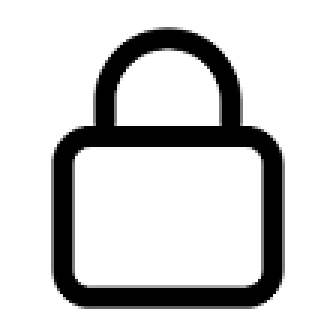
#> input picture lock.png, 112 x 112 px (shown 3 times larger)
$ python DCT-Image.py
#> lines starting #> are read from the running program, lines starting #| are printed output that depends on the picture; after the words box and inside, x2 and y2 are one past the last pixel; in counts of white or black regions, pixels touching at a corner belong together
import math
# import cv2
import numpy as np
import matplotlib.pyplot as plt
from PIL import Image
from scipy.io import wavfile
from scipy.fftpack import dct,idct
import random

def DCT(data):
    dct_audio = dct(data,norm ='ortho')
    return dct_audio

def iDCT(data):
    idct_audio = idct(data,norm ='ortho')
    return idct_audio

# [113 lines left out: functions dct_embed, idct_embed, dct_extract, setLastBit, getLastBit, splitFloat and 1 more, not called in this run]

if __name__ == '__main__':
    root = ".."

    resultList = random.sample(range(0, 100000), 112*112)

    frames = 100

    img2 = Image.open("lock.png")
#> img2 is the input picture: PIL image 112x112 RGBA; mean R, G, B, A 210.4, 210.4, 210.4, 255
    img = img2.convert('1')
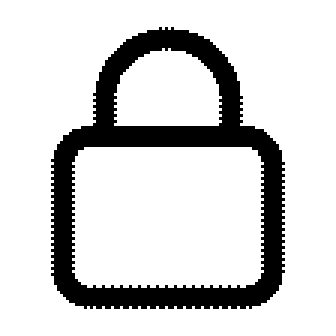
#> img: PIL image 112x112 1 (shown 3 times larger); 82.5% white; 1 black region, box (x1, y1, x2, y2) and area: (17, 9, 95, 103) 2196

#> (the run stopped early here; a loop or call above may not have finished)

$ run again, with buddy_19s.jpg saved as lock.png
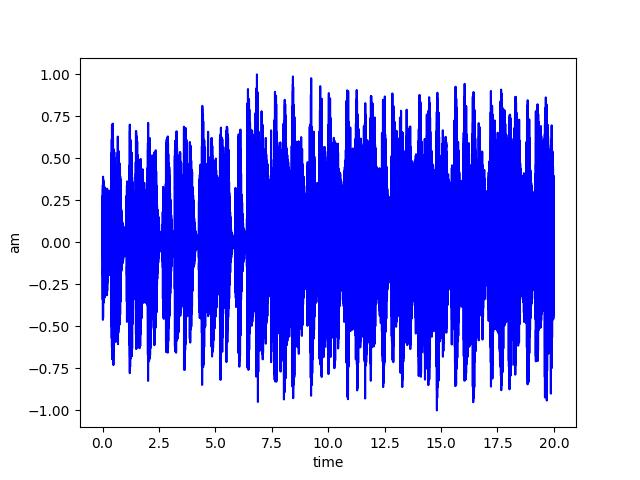
#> input picture buddy_19s.jpg, 640 x 480 px
#> img2 is the input picture: PIL image 640x480 RGB; mean R, G, B 173.1, 173.2, 247.4
#> `img = img2.convert('1')`:
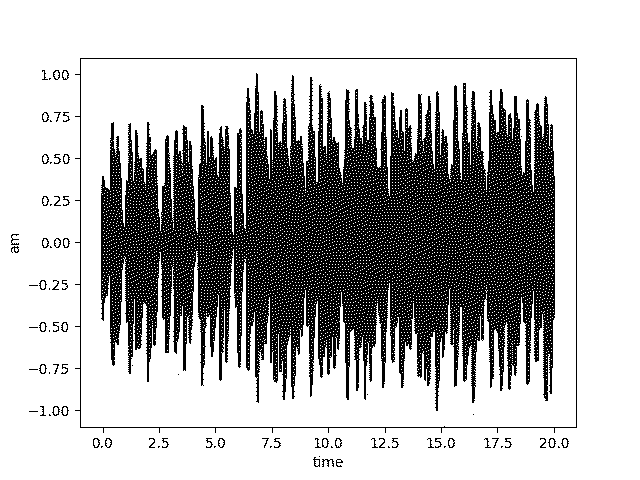
#> img: PIL image 640x480 1; 71.1% white; black in thin lines or dots, all inside (x1, y1, x2, y2) = (11, 58, 577, 467)

$ run again, with piano_3s.jpg saved as lock.png
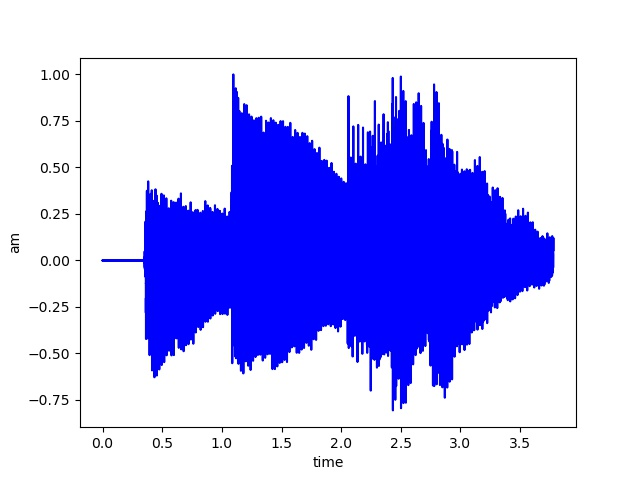
#> input picture piano_3s.jpg, 640 x 480 px
#> img2 is the input picture: PIL image 640x480 RGB; mean R, G, B 190.3, 190.4, 250.8
#> `img = img2.convert('1')`:
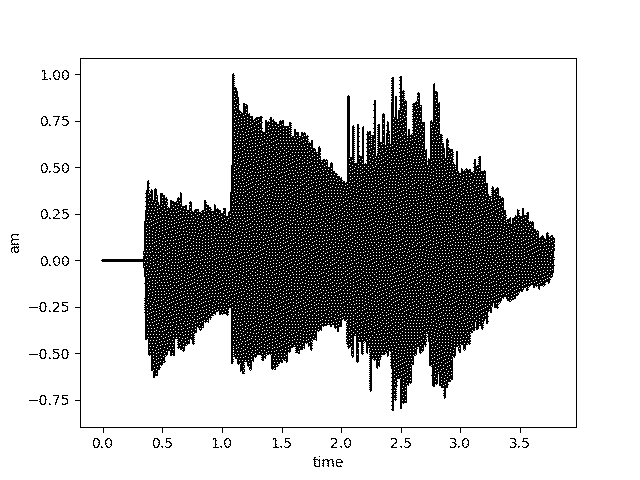
#> img: PIL image 640x480 1; 77.3% white; black in thin lines or dots, all inside (x1, y1, x2, y2) = (11, 58, 577, 467)
